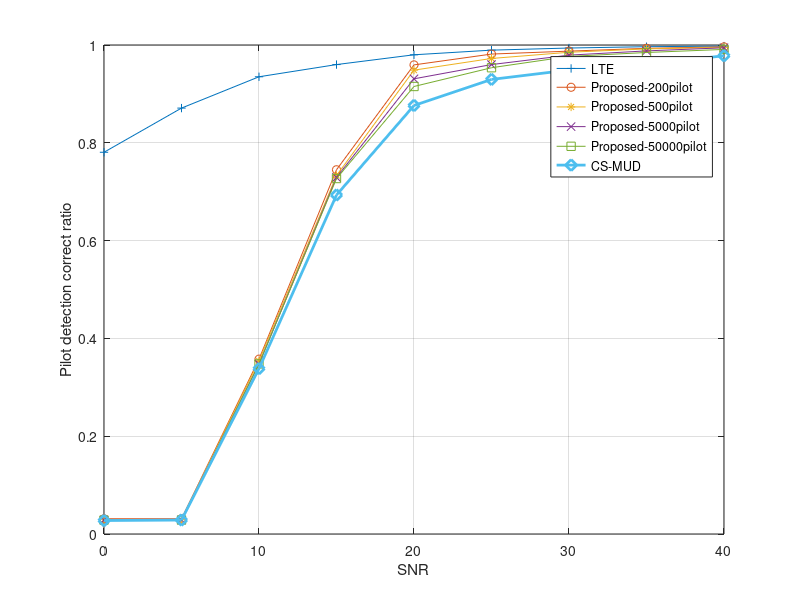
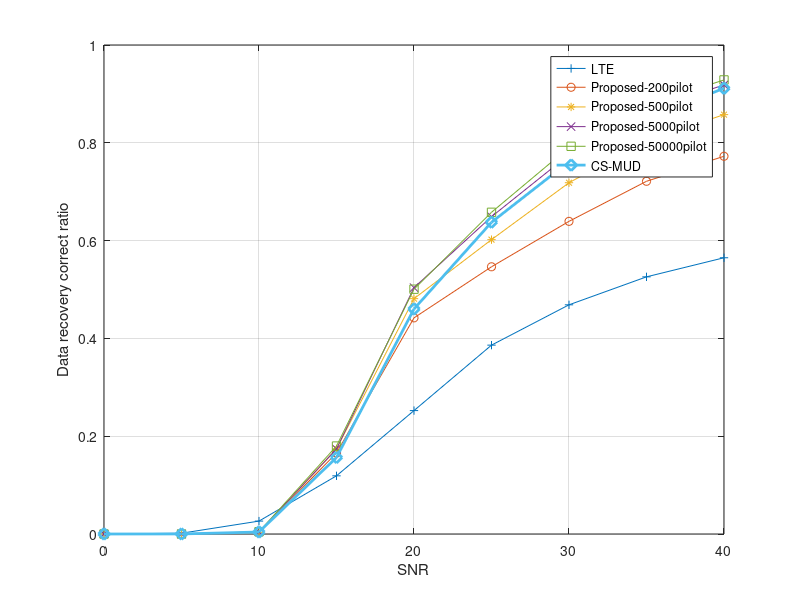

These charts were generated, in order, by the following MATLAB code:
load('figure_diff_snr_act35_l72_ue1000000.mat')
x= 0:5:40;
y=2:10;

figure(1)
plot(x,drawPointMtx1(2,y),'-+',...
    x,drawPointMtx1(3,y),'-o',...
    x,drawPointMtx1(4,y),'-*',...
    x,drawPointMtx1(6,y),'-x',...
    x,drawPointMtx1(8,y),'-s',...
    x,drawPointMtx1(9,y),'-d',...
   'LineWidth',2,'MarkerSize',8);
legend('LTE','Proposed-200pilot','Proposed-500pilot','Proposed-5000pilot','Proposed-50000pilot','CS-MUD');
xlabel('SNR')
ylabel('Pilot detection correct ratio')
grid on

figure(2)
plot(x,drawPointMtx3(2,y),'-+',...
    x,drawPointMtx3(3,y),'-o',...
    x,drawPointMtx3(4,y),'-*',...
    x,drawPointMtx3(6,y),'-x',...
    x,drawPointMtx3(8,y),'-s',...
    x,drawPointMtx3(9,y),'-d',...
   'LineWidth',2,'MarkerSize',8);
legend('LTE','Proposed-200pilot','Proposed-500pilot','Proposed-5000pilot','Proposed-50000pilot','CS-MUD');
xlabel('SNR')
ylabel('Data recovery correct ratio')
grid on

